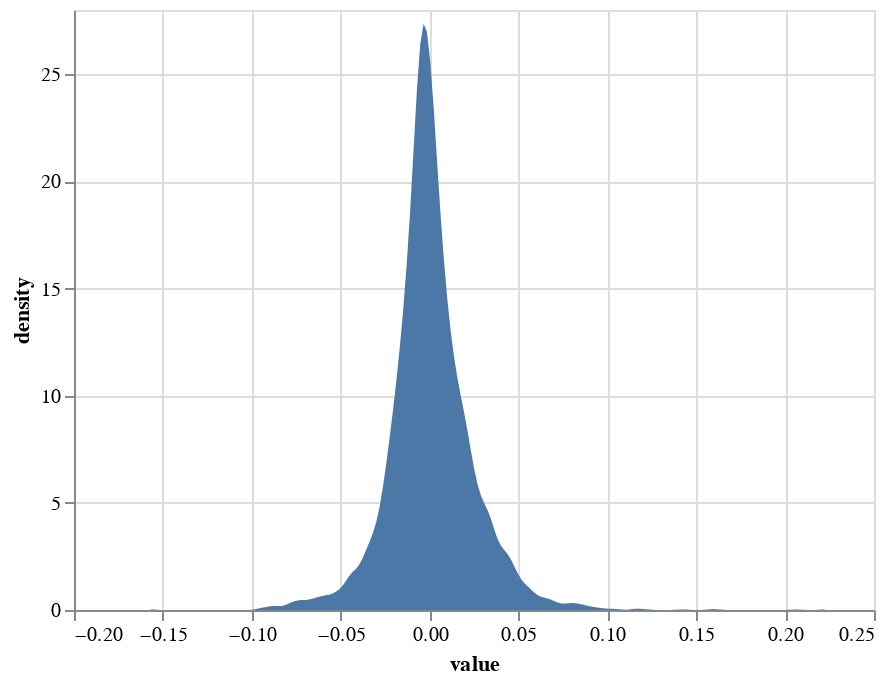

The cell this chart's notebook holds for it:
### Code cell
(
    df_long.query("price_change == price_change")
    .sample(5000)
    .pipe(alt.Chart)
    .transform_density("price_change")
    .encode(x="value:Q", y="density:Q")
    .mark_area()
)

### Figure 1 — Vega-Lite specification as saved in the notebook (floating-point values rounded to 4 significant figures; data arrays with more than 128 entries replaced by an {"elided": "..."} marker saying what was removed)
{"config": {"view": {"continuousWidth": 400, "continuousHeight": 300}}, "data": {"name": "data-57f46815fb61de5fe628b462299f5b39"}, "mark": "area", "encoding": {"x": {"field": "value", "type": "quantitative"}, "y": {"field": "density", "type": "quantitative"}}, "transform": [{"density": "price_change"}], "$schema": "https://vega.github.io/schema/vega-lite/v4.17.0.json", "datasets": {"data-57f46815fb61de5fe628b462299f5b39": {"elided": "5000 records"}}}
